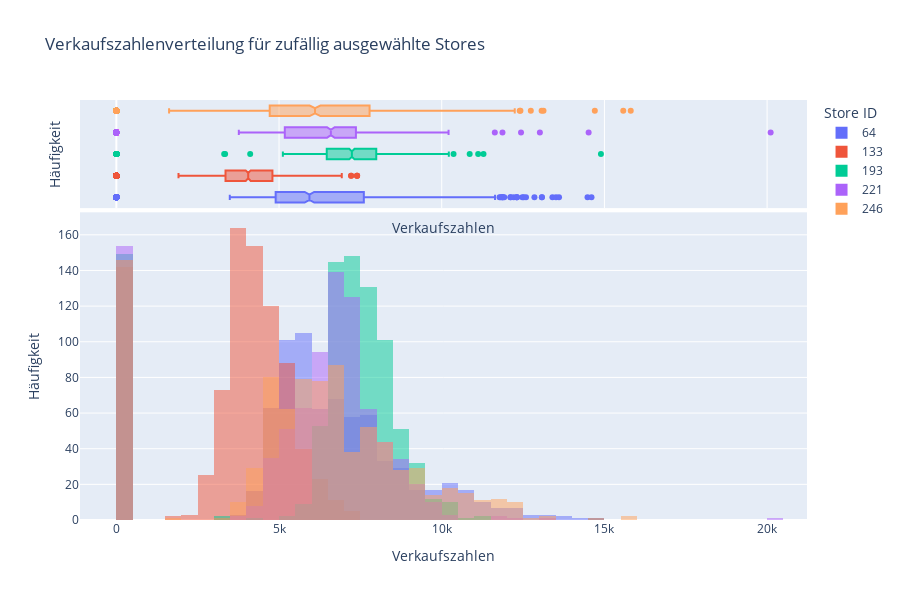

The cell this chart's notebook holds for it:
### Markdown cell above
### 2. Visualisieren Sie die Verteilung der Verkaufszahlen für einige zufällig ausgewählte Stores und beschreiben Sie typische Muster, die Sie erkennen.

### Code cell
random_stores = np.random.choice(train_df['Store ID'].unique(), 5)
selected_stores_df = train_df[train_df['Store ID'].isin(random_stores)]

fig = px.histogram(selected_stores_df, x="Sales", color="Store ID", marginal="box", 
                   barmode="overlay", 
                   title="Verkaufszahlenverteilung für zufällig ausgewählte Stores",
                   height=600)

fig.update_xaxes(title_text='Verkaufszahlen')
fig.update_yaxes(title_text='Häufigkeit')
fig.show()

### Figure 1 — Plotly figure (JSON) as saved in the notebook; plotly's stock layout.template omitted (floating-point values rounded to 4 significant figures; data arrays with more than 128 entries replaced by an {"elided": "..."} marker saying what was removed)
{"data": [{"alignmentgroup": "True", "bingroup": "x", "hovertemplate": "Store ID=64<br>Sales=%{x}<br>count=%{y}<extra></extra>", "legendgroup": "64", "marker": {"color": "#636efa", "opacity": 0.5, "pattern": {"shape": ""}}, "name": "64", "offsetgroup": "64", "orientation": "v", "showlegend": true, "type": "histogram", "x": {"elided": "850 int values"}, "xaxis": "x", "yaxis": "y"}, {"alignmentgroup": "True", "hovertemplate": "Store ID=64<br>Sales=%{x}<extra></extra>", "legendgroup": "64", "marker": {"color": "#636efa"}, "name": "64", "notched": true, "offsetgroup": "64", "showlegend": false, "type": "box", "x": {"elided": "850 int values"}, "xaxis": "x2", "yaxis": "y2"}, {"alignmentgroup": "True", "bingroup": "x", "hovertemplate": "Store ID=133<br>Sales=%{x}<br>count=%{y}<extra></extra>", "legendgroup": "133", "marker": {"color": "#EF553B", "opacity": 0.5, "pattern": {"shape": ""}}, "name": "133", "offsetgroup": "133", "orientation": "v", "showlegend": true, "type": "histogram", "x": {"elided": "850 int values"}, "xaxis": "x", "yaxis": "y"}, {"alignmentgroup": "True", "hovertemplate": "Store ID=133<br>Sales=%{x}<extra></extra>", "legendgroup": "133", "marker": {"color": "#EF553B"}, "name": "133", "notched": true, "offsetgroup": "133", "showlegend": false, "type": "box", "x": {"elided": "850 int values"}, "xaxis": "x2", "yaxis": "y2"}, {"alignmentgroup": "True", "bingroup": "x", "hovertemplate": "Store ID=193<br>Sales=%{x}<br>count=%{y}<extra></extra>", "legendgroup": "193", "marker": {"color": "#00cc96", "opacity": 0.5, "pattern": {"shape": ""}}, "name": "193", "offsetgroup": "193", "orientation": "v", "showlegend": true, "type": "histogram", "x": {"elided": "850 int values"}, "xaxis": "x", "yaxis": "y"}, {"alignmentgroup": "True", "hovertemplate": "Store ID=193<br>Sales=%{x}<extra></extra>", "legendgroup": "193", "marker": {"color": "#00cc96"}, "name": "193", "notched": true, "offsetgroup": "193", "showlegend": false, "type": "box", "x": {"elided": "850 int values"}, "xaxis": "x2", "yaxis": "y2"}, {"alignmentgroup": "True", "bingroup": "x", "hovertemplate": "Store ID=221<br>Sales=%{x}<br>count=%{y}<extra></extra>", "legendgroup": "221", "marker": {"color": "#ab63fa", "opacity": 0.5, "pattern": {"shape": ""}}, "name": "221", "offsetgroup": "221", "orientation": "v", "showlegend": true, "type": "histogram", "x": {"elided": "850 int values"}, "xaxis": "x", "yaxis": "y"}, {"alignmentgroup": "True", "hovertemplate": "Store ID=221<br>Sales=%{x}<extra></extra>", "legendgroup": "221", "marker": {"color": "#ab63fa"}, "name": "221", "notched": true, "offsetgroup": "221", "showlegend": false, "type": "box", "x": {"elided": "850 int values"}, "xaxis": "x2", "yaxis": "y2"}, {"alignmentgroup": "True", "bingroup": "x", "hovertemplate": "Store ID=246<br>Sales=%{x}<br>count=%{y}<extra></extra>", "legendgroup": "246", "marker": {"color": "#FFA15A", "opacity": 0.5, "pattern": {"shape": ""}}, "name": "246", "offsetgroup": "246", "orientation": "v", "showlegend": true, "type": "histogram", "x": {"elided": "850 int values"}, "xaxis": "x", "yaxis": "y"}, {"alignmentgroup": "True", "hovertemplate": "Store ID=246<br>Sales=%{x}<extra></extra>", "legendgroup": "246", "marker": {"color": "#FFA15A"}, "name": "246", "notched": true, "offsetgroup": "246", "showlegend": false, "type": "box", "x": {"elided": "850 int values"}, "xaxis": "x2", "yaxis": "y2"}], "layout": {"barmode": "overlay", "height": 600, "legend": {"title": {"text": "Store ID"}, "tracegroupgap": 0}, "title": {"text": "Verkaufszahlenverteilung für zufällig ausgewählte Stores"}, "xaxis": {"anchor": "y", "domain": [0, 1], "title": {"text": "Verkaufszahlen"}}, "xaxis2": {"anchor": "y2", "domain": [0, 1], "matches": "x", "showgrid": true, "showticklabels": false, "title": {"text": "Verkaufszahlen"}}, "yaxis": {"anchor": "x", "domain": [0, 0.7326], "title": {"text": "Häufigkeit"}}, "yaxis2": {"anchor": "x2", "domain": [0.7426, 1], "matches": "y2", "showgrid": false, "showline": false, "showticklabels": false, "ticks": "", "title": {"text": "Häufigkeit"}}}}
